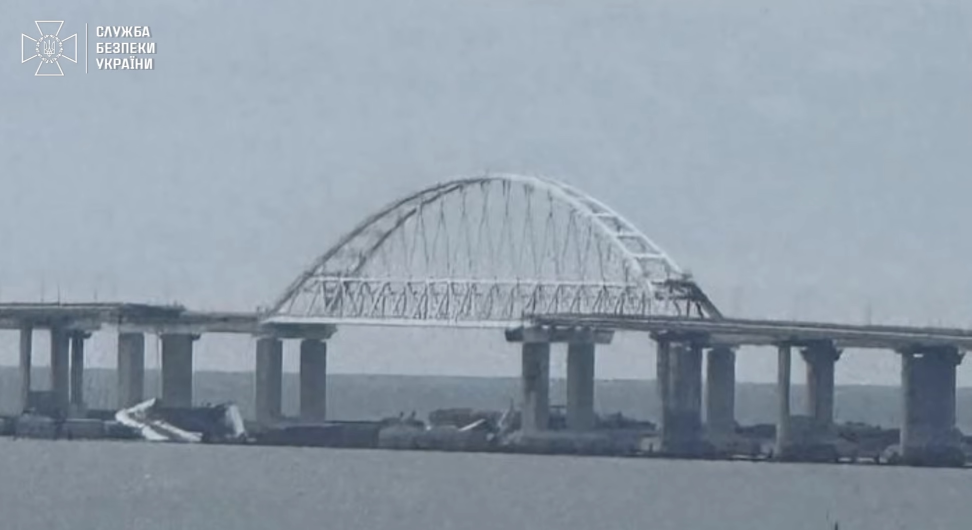
#> input picture photos/bridge_collapse.jpg, 2914 x 1588 px, given in place of lead_carrier.jpg, which was not available (shown at 1/3 size)
$ python render_image.py
#> lines starting #> are read from the running program, lines starting #| are printed output that depends on the picture
#!/usr/bin/env python3
"""Render the entry image for make.fun news-image-20261118 (v3).

A real newspaper front page summing up the world news of Wednesday
18 November 2026, in the style of a broadsheet front page (masthead,
full-width lead headline, varied multi-column grid below).

v3: same stories, same text and same broadsheet layout as v2, but MORE
real photos -- every main story now has one. The Diplomacy story gains
a real photo (the Quad leaders in Manila); the layout is tightened
(shorter lead photo, smaller Diplomacy body type) to fit it in.
Positions below the lead are computed from the content (flow-based),
so nothing overlaps.

PHOTOS ARE REAL, freely licensed, verified against their source pages:
  lead_carrier.jpg  - US Navy ships in formation, RIMPAC 2026
                      (US Navy photo, public domain)
  bridge_collapse.jpg - Crimean Bridge after the 17 Nov 2026 strikes
                      (Security Service of Ukraine, CC BY 4.0)
  quad_manila.jpg   - Quad leaders (Takaichi, Modi, Trump, Albanese)
                      pose in Manila, 17 Nov 2026. Still from the
                      White House video "President Trump Greets Quad
                      Leaders and Participates in a Photo Opportunity"
                      (The White House, public domain); the video's
                      lower-third banner was cropped out, nothing
                      else altered.
                      Source: https://commons.wikimedia.org/wiki/File:President_Trump_Greets_Quad_Leaders_and_Participates_in_a_Photo_Opportunity.webm
  cop31.jpg         - COP31, Chris Bowen & Dan Jorgensen, Antalya 10 Nov 2026
                      (European Union / EC Audiovisual Service, CC BY 4.0)
  gaza_tents.jpg    - Flooded tents, Deir el-Balah, Gaza, Jan 2025
                      (UNRWA / Ashraf Amra, CC BY-SA 3.0 IGO)
The ALSO strip stays text-only by design.
Photos are cropped to fill their frames (no distortion); text sits on
plain paper, never on top of a photo.
Output: entry.png beside this file (1024x1024 PNG, <= 1 MiB).
No network, deterministic.
"""

import os

from PIL import Image, ImageDraw, ImageFont, ImageOps

W = H = 1024
MARGIN = 28

PAPER = (250, 246, 236)      # warm newsprint
INK = (26, 26, 26)           # near-black
NAVY = (22, 35, 63)          # masthead / headlines
GRAY = (85, 85, 85)
LIGHT_RULE = (200, 192, 175)
RED = (185, 28, 28)
BLUE = (29, 78, 216)
TEAL = (15, 118, 110)
OLIVE = (77, 124, 15)
BURGUNDY = (157, 23, 77)

SERIF_BOLD = "/usr/share/fonts/truetype/dejavu/DejaVuSerif-Bold.ttf"
SERIF_ITALIC = "/usr/share/fonts/truetype/liberation/LiberationSerif-Italic.ttf"
SANS = "/usr/share/fonts/truetype/liberation/LiberationSans-Regular.ttf"
SANS_BOLD = "/usr/share/fonts/truetype/liberation/LiberationSans-Bold.ttf"
SANS_ITALIC = "/usr/share/fonts/truetype/liberation/LiberationSans-Italic.ttf"
HERE = os.path.dirname(os.path.abspath(__file__))
PHOTOS = os.path.join(HERE, "photos")


def font(path, size):
    return ImageFont.truetype(path, size)


def italic(size):
    if os.path.exists(SERIF_ITALIC):
        return ImageFont.truetype(SERIF_ITALIC, size)
    return ImageFont.truetype(SANS_ITALIC, size)


def wrap(draw, text, fnt, max_w):
    """Greedy word wrap; returns a list of lines that fit max_w."""
    words = text.split()
    lines, cur = [], ""
    for w in words:
        trial = (cur + " " + w).strip()
        if draw.textlength(trial, font=fnt) <= max_w:
            cur = trial
        else:
            if cur:
                lines.append(cur)
            cur = w
    if cur:
        lines.append(cur)
    return lines


def draw_text_block(d, x, y, text, fnt, max_w, lh, fill):
    """Draw wrapped text; returns the y just below the last line."""
    for ln in wrap(d, text, fnt, max_w):
        d.text((x, y), ln, font=fnt, fill=fill)
        y += lh
    return y


def place_photo(img, path, x, y, w, h):
    """Crop-to-fill a real photo into its frame, thin navy border."""
    im = Image.open(os.path.join(PHOTOS, path)).convert("RGB")
    im = ImageOps.fit(im, (w, h), Image.LANCZOS, centering=(0.5, 0.5))
    img.paste(im, (x, y))
    d = ImageDraw.Draw(img)
    d.rectangle([x, y, x + w, y + h], outline=NAVY, width=2)


def caption(d, x, y, text, max_w, size=11):
    """Small grey caption, wrapped; returns y below it."""
    fnt = font(SANS, size)
    return draw_text_block(d, x, y, text, fnt, max_w, size + 2, GRAY)


def kicker(d, x, y, text, color, size=15):
    fnt = font(SANS_BOLD, size)
    d.text((x, y), text, font=fnt, fill=color)
    return y + size + 4


def main():
    img = Image.new("RGB", (W, H), PAPER)
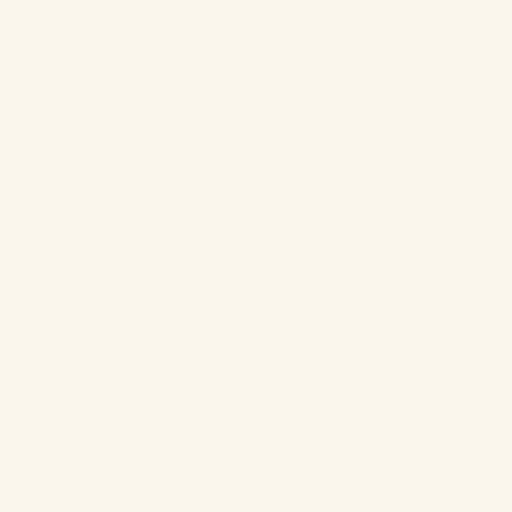
#> img: PIL image 1024x1024 RGB (shown at 1/2 size); mean R, G, B 250, 246, 236
    d = ImageDraw.Draw(img)

    # ---- masthead band -------------------------------------------------
    d.rectangle([0, 0, W, 96], fill=NAVY)
    f_mast = font(SERIF_BOLD, 54)
    t = "THE WORLD IN ONE PAGE"
    d.text(((W - d.textlength(t, font=f_mast)) / 2, 14), t, font=f_mast,
           fill=(255, 255, 255))
    f_sub = font(SANS, 15)
    s = "WORLD NEWS  ·  SUMMED UP IN A SINGLE IMAGE"
    d.text(((W - d.textlength(s, font=f_sub)) / 2, 72), s, font=f_sub,
           fill=(201, 210, 224))

    # ---- date strip ----------------------------------------------------
    f_date = font(SANS_BOLD, 26)
    dt = "WEDNESDAY, 18 NOVEMBER 2026"
    d.text(((W - d.textlength(dt, font=f_date)) / 2, 104), dt, font=f_date,
           fill=NAVY)
    d.line([(0, 138), (W, 138)], fill=INK, width=3)
    d.line([(0, 143), (W, 143)], fill=INK, width=1)

    # ---- lead story ----------------------------------------------------
    f_tag = font(SANS_BOLD, 17)
    tag = "MIDDLE EAST"
    tw = d.textlength(tag, font=f_tag)
#> tw = 115.2
    d.rectangle([MARGIN, 152, MARGIN + tw + 22, 152 + 30], fill=BURGUNDY)
    d.text((MARGIN + 11, 157), tag, font=f_tag, fill=(255, 255, 255))

    f_head = font(SANS_BOLD, 40)
    head = "US–Iran tit-for-tat in Hormuz: Qeshm struck, tankers burn"
    y = 190
    for ln in wrap(d, head, f_head, W - 2 * MARGIN):
#> in wrap, `words = text.split()`: words = ['US–Iran', 'tit-for-tat', 'in', 'Hormuz:', 'Qeshm', 'struck,', 'tankers', 'burn']
#> in wrap, `lines, cur = [], ""`: cur = ''
        d.text((MARGIN, y), ln, font=f_head, fill=NAVY)
        y += 48
#> this loop made 2 passes
#> after the loop, y = 286

    # lead body, left column (slightly tighter than v2 to make room below)
    f_body = font(SANS, 18)
    body = ("US forces hit an IRGC missile site on Qeshm Island after Iran's "
            "drones targeted the US radar in Bahrain and were intercepted. "
            "Tanker Tara Gas was hit twice; her crew evacuated, one seafarer "
            "unaccounted for. A third US carrier has arrived.")
    yb = draw_text_block(d, MARGIN, 294, body, f_body, 468, 25, (51, 51, 51))
#> yb = 419
    quote = ("Trump says he is 'looking into' unverified reports of an "
             "Iranian dirty-bomb plot.")
    yq = draw_text_block(d, MARGIN, yb + 14, quote, italic(17), 468, 23, INK)
#> yq = 479

    # lead photo, right (shorter than v2)
    place_photo(img, "lead_carrier.jpg", 520, 294, 476, 175)
#> in place_photo, im is the input picture: PIL image 2914x1588 RGB; mean R, G, B 143.9, 156.2, 168.3
    cap_end = caption(d, 520, 475,
                      "US Navy ships sail in formation during RIMPAC 2026 (US Navy photo)",
                      476)
#> cap_end = 488

    # ---- double rule (below whichever lead element ends lower) --------
    lead_bottom = max(yq, cap_end)
#> lead_bottom = 488
    rule_y = lead_bottom + 24
#> rule_y = 512
    d.line([(0, rule_y), (W, rule_y)], fill=INK, width=3)
    d.line([(0, rule_y + 5), (W, rule_y + 5)], fill=INK, width=1)

    # ---- row 1: Ukraine (photo) + Diplomacy (photo, new in v3) --------
    y0 = rule_y + 13
#> y0 = 525
    # Ukraine, left wide column
    y = y0
#> y = 525
    y = kicker(d, MARGIN, y, "UKRAINE", RED)
#> y = 544
    f_h1 = font(SANS_BOLD, 26)
    d.text((MARGIN, y), "Ukraine cripples Crimea bridge a second day",
           font=f_h1, fill=INK)
    place_photo(img, "bridge_collapse.jpg", MARGIN, y0 + 53, 312, 146)
    uk_cap = caption(d, MARGIN, y0 + 53 + 146 + 6,
                     "The Crimean Bridge after the 17 Nov. strikes (SBU, CC BY 4.0)",
                     312, size=10)
#> uk_cap = 742
    f_b1 = font(SANS, 17)
    uk_body = draw_text_block(d, 356, y0 + 53,
                              "The main road arch crumbled into the sea; 2 killed, "
                              "traffic halted. Russia claims a record 1,441 drones "
                              "downed; Moscow hit Kyiv's bridges in reply.",
                              f_b1, 264, 22, GRAY)
#> uk_body = 688
    uk_bottom = max(uk_cap, uk_body)
#> uk_bottom = 742

    # Diplomacy, right narrow column, now with a real photo
    y = y0
#> y = 525
    y = kicker(d, 648, y, "DIPLOMACY", BLUE)
#> y = 544
    place_photo(img, "quad_manila.jpg", 648, y0 + 22, 348, 88)
#> call 3 of place_photo, with path = 'quad_manila.jpg', x = 648, y = 547, w = 348, h = 88
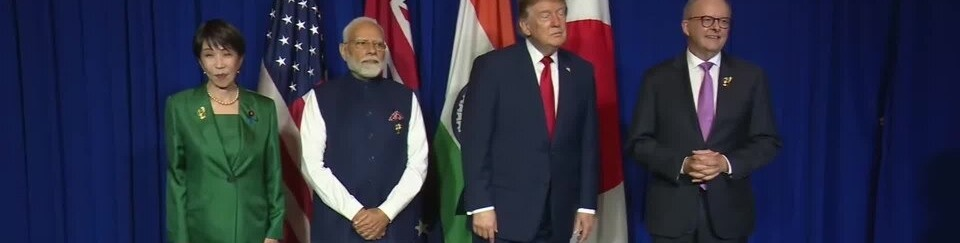
#> input picture photos/quad_manila.jpg, 960 x 243 px
#> in place_photo, im is the input picture: PIL image 960x243 RGB; mean R, G, B 45.3, 47.8, 69.3
    dip_cap = caption(d, 648, y0 + 22 + 88 + 2,
                      "Quad leaders pose in Manila, 17 Nov. (White House, public domain)",
                      348, size=10)
#> dip_cap = 649
    f_h2 = font(SANS_BOLD, 22)
    y = draw_text_block(d, 648, dip_cap + 4,
                        "Trump in Manila for Quad talks, ahead of China visit",
                        f_h2, 348, 25, INK)
#> y = 703
    dip_body = draw_text_block(d, 648, y + 4,
                               "Trump opened his Asia trip with the first Quad leaders' "
                               "meeting in two years. Xi calls for free and open trade "
                               "at APEC in Shenzhen; Putin landed overnight. The three "
                               "meet Thursday to talk Iran and Ukraine.",
                               font(SANS, 13), 348, 17, GRAY)
#> dip_body = 775
    # Thursday box, just below the body (no overlap by construction)
    box_top = dip_body + 4
#> box_top = 779
    d.rectangle([648, box_top, 996, box_top + 24], outline=NAVY, width=1)
    f_box = font(SANS_BOLD, 14)
    bx = "THURSDAY: Trump, Xi and Putin meet in Shenzhen"
    d.text((648 + (348 - d.textlength(bx, font=f_box)) / 2, box_top + 6), bx,
           font=f_box, fill=NAVY)
    dip_bottom = box_top + 24
#> dip_bottom = 803

    # vertical divider between the two columns
    row1_bottom = max(uk_bottom, dip_bottom)
#> row1_bottom = 803
    d.line([(632, y0), (632, row1_bottom)], fill=LIGHT_RULE, width=1)

    # ---- rule ----------------------------------------------------------
    rule2_y = row1_bottom + 8
#> rule2_y = 811
    d.line([(0, rule2_y), (W, rule2_y)], fill=INK, width=2)

    # ---- row 2: Gaza + COP31, horizontal strips ------------------------
    y2 = rule2_y + 8
#> y2 = 819
    # Gaza, left
    place_photo(img, "gaza_tents.jpg", MARGIN, y2, 158, 85)
#> call 4 of place_photo, with path = 'gaza_tents.jpg', x = 28, y = 819, w = 158, h = 85
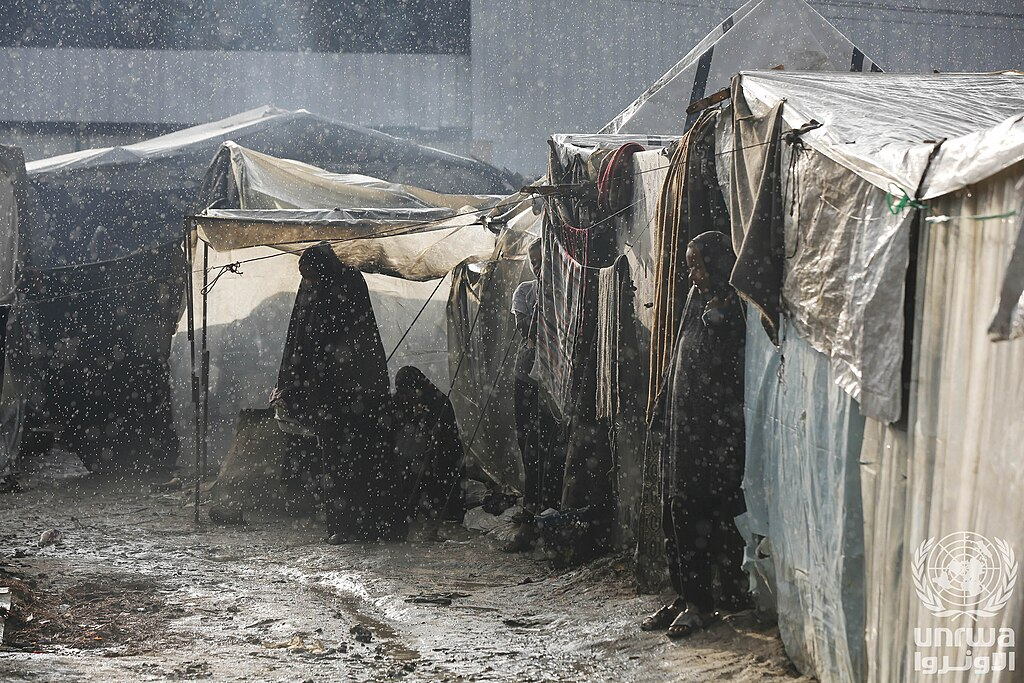
#> input picture photos/gaza_tents.jpg, 1024 x 683 px
#> in place_photo, im is the input picture: PIL image 1024x683 RGB; mean R, G, B 117.8, 117.4, 114.8
    gz_cap = caption(d, MARGIN, y2 + 85 + 2,
                     "Flooded tents, Deir el-Balah, Jan. 2025 (UNRWA)",
                     158, size=10)
#> gz_cap = 930
    kicker(d, 202, y2, "GAZA", OLIVE, size=14)
    f_h3 = font(SANS_BOLD, 19)
    yy = draw_text_block(d, 202, y2 + 16,
                         "Gaza: UN warns of deaths from the cold",
                         f_h3, 310, 24, INK)
#> yy = 883
    gz_body = draw_text_block(d, 202, yy + 4,
                              "About 1.7m displaced; Australia, Canada, Italy and the "
                              "UK urge aid access. Strikes continue despite the "
                              "ceasefire.",
                              font(SANS, 13), 310, 17, GRAY)
#> gz_body = 938
    gz_bottom = max(gz_cap, gz_body)
#> gz_bottom = 938
    # vertical divider
    d.line([(520, y2), (520, gz_bottom)], fill=LIGHT_RULE, width=1)

    # COP31, right
    place_photo(img, "cop31.jpg", 536, y2, 158, 85)
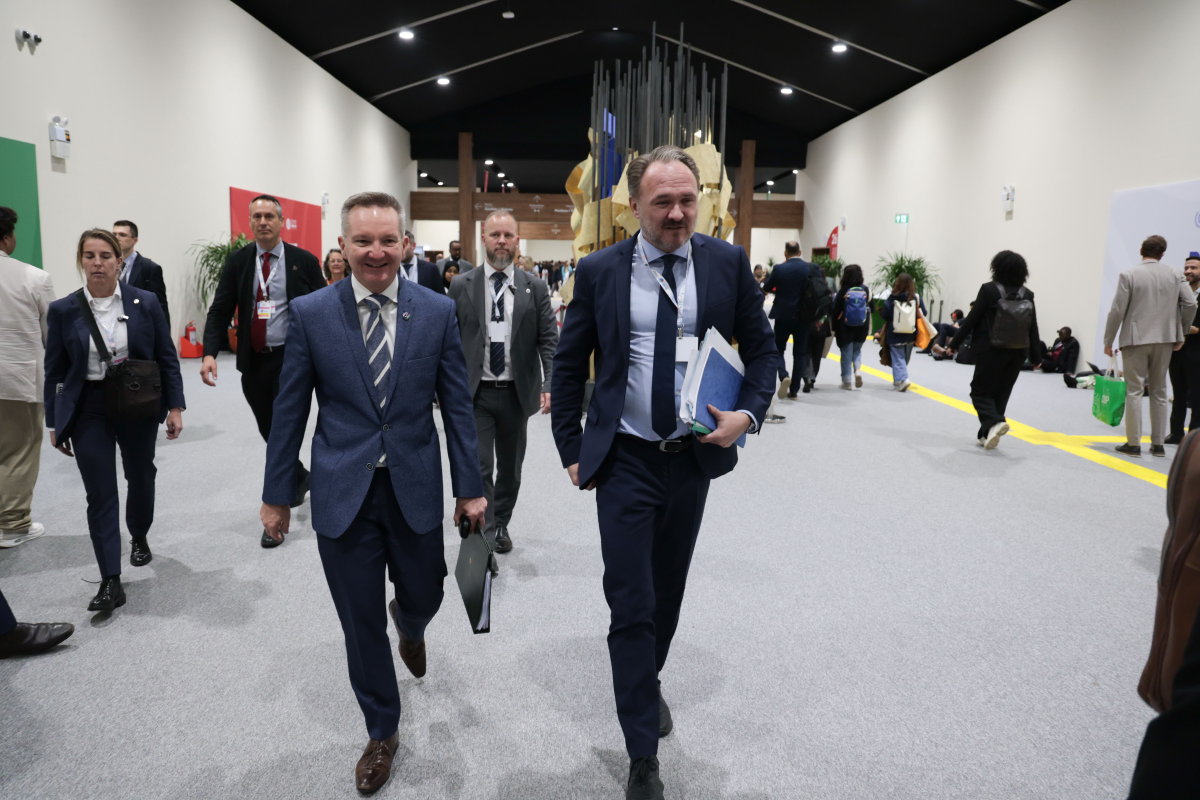
#> input picture photos/cop31.jpg, 6000 x 4000 px (shown at 1/5 size)
#> in place_photo, im is the input picture: PIL image 6000x4000 RGB; mean R, G, B 128.9, 128.3, 130.3
#> in place_photo (call 5), `im = ImageOps.fit(im, (w, h), Image.LANCZOS, centering=(0.5, 0.5))`:
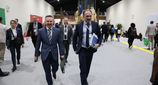
#> im: PIL image 158x85 RGB; mean R, G, B 130.7, 129.9, 132
#> in place_photo (call 5), `img.paste(im, (x, y))`:
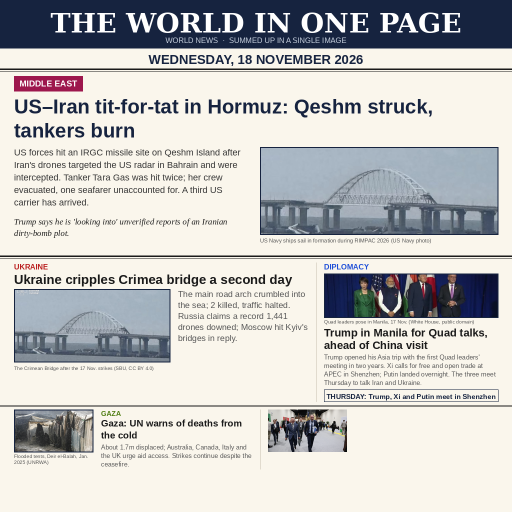
#> img: PIL image 1024x1024 RGB (shown at 1/2 size); mean R, G, B 196.8, 196.5, 195
    cp_cap = caption(d, 536, y2 + 85 + 2,
                     "Bowen (left) and Jorgensen, Antalya (EU, CC BY 4.0)",
                     158, size=10)
#> cp_cap = 930
    kicker(d, 710, y2, "CLIMATE", TEAL, size=14)
    yy = draw_text_block(d, 710, y2 + 16,
                         "COP31: draft deal still split",
                         f_h3, 286, 24, INK)
#> yy = 859
    cp_body = draw_text_block(d, 710, yy + 4,
                              "Antalya talks close Friday. Heat and cooling roadmap "
                              "backed; ocean measures make the draft text.",
                              font(SANS, 13), 286, 17, GRAY)
#> cp_body = 914
    cp_bottom = max(cp_cap, cp_body)
#> cp_bottom = 930

    row2_bottom = max(gz_bottom, cp_bottom)
#> row2_bottom = 938

    # ---- footer: also strip + sources ----------------------------------
    ftr_y = row2_bottom + 8
#> ftr_y = 946
    d.line([(0, ftr_y), (W, ftr_y)], fill=INK, width=2)
    f_also_tag = font(SANS_BOLD, 15)
    f_also = font(SANS, 15)
    d.text((MARGIN, ftr_y + 8), "ALSO", font=f_also_tag, fill=RED)
    also_end = draw_text_block(d, MARGIN + 58, ftr_y + 8,
                               "Russian An-12 military plane crashes in Siberia — 19 "
                               "dead. Nvidia Q3 revenue $115.8bn, first earnings without "
                               "Jensen Huang, guides $130bn.",
                               f_also, W - MARGIN - (MARGIN + 58), 20, (51, 51, 51))
#> also_end = 994
    f_src = font(SANS, 12)
    src = ("Sources: Reuters  ·  RFE/RL  ·  UN News  ·  CNN  ·  Al Jazeera  "
           "—  18 November 2026")
    d.text(((W - d.textlength(src, font=f_src)) / 2, also_end + 4), src,
           font=f_src, fill=GRAY)

    img.save("entry.png", format="PNG", optimize=True)
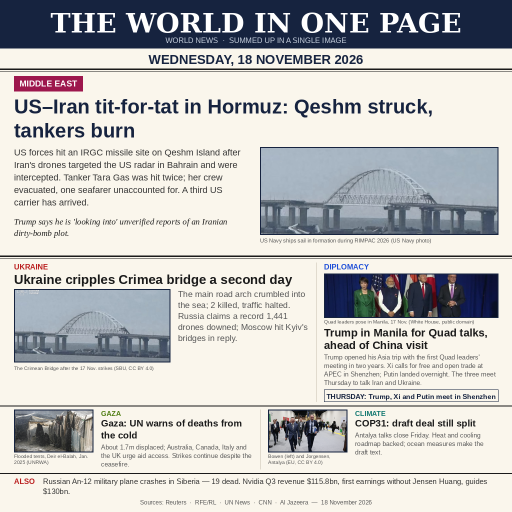
#> saved as entry.png: PIL image 1024x1024 RGB (shown at 1/2 size); mean R, G, B 194.9, 194.7, 193.3
    print("wrote entry.png")


if __name__ == "__main__":
    main()
